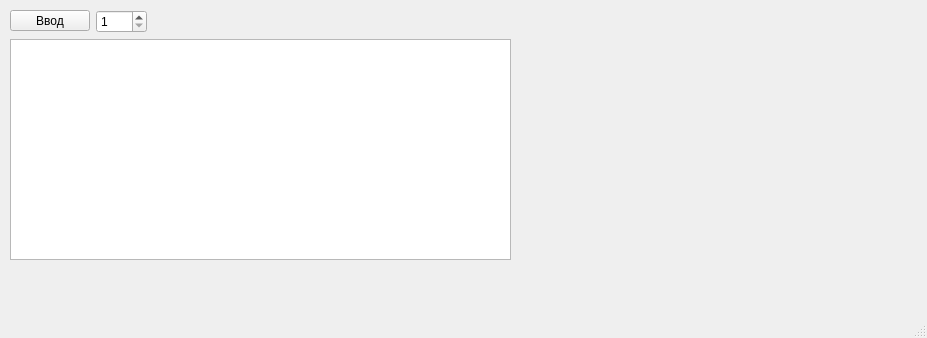
<?xml version="1.0" encoding="UTF-8"?>
<ui version="4.0">
 <class>LabWork1</class>
 <widget class="QMainWindow" name="LabWork1">
  <property name="geometry">
   <rect>
    <x>0</x>
    <y>0</y>
    <width>927</width>
    <height>338</height>
   </rect>
  </property>
  <property name="windowTitle">
   <string>MainWindow</string>
  </property>
  <widget class="QWidget" name="centralwidget">
   <widget class="QPushButton" name="pushButton">
    <property name="geometry">
     <rect>
      <x>10</x>
      <y>10</y>
      <width>80</width>
      <height>21</height>
     </rect>
    </property>
    <property name="text">
     <string>Ввод</string>
    </property>
   </widget>
   <widget class="QTableWidget" name="tableWidget">
    <property name="geometry">
     <rect>
      <x>10</x>
      <y>39</y>
      <width>501</width>
      <height>221</height>
     </rect>
    </property>
   </widget>
   <widget class="QSpinBox" name="spinBox">
    <property name="geometry">
     <rect>
      <x>96</x>
      <y>10</y>
      <width>51</width>
      <height>23</height>
     </rect>
    </property>
    <property name="minimum">
     <number>1</number>
    </property>
    <property name="maximum">
     <number>30</number>
    </property>
    <property name="value">
     <number>1</number>
    </property>
    <property name="displayIntegerBase">
     <number>10</number>
    </property>
   </widget>
  </widget>
  <widget class="QMenuBar" name="menubar">
   <property name="geometry">
    <rect>
     <x>0</x>
     <y>0</y>
     <width>927</width>
     <height>20</height>
    </rect>
   </property>
  </widget>
  <widget class="QStatusBar" name="statusbar"/>
 </widget>
 <resources/>
 <connections>
  <connection>
   <sender>spinBox</sender>
   <signal>valueChanged(int)</signal>
   <receiver>pushButton</receiver>
   <slot>click()</slot>
   <hints>
    <hint type="sourcelabel">
     <x>118</x>
     <y>42</y>
    </hint>
    <hint type="destinationlabel">
     <x>58</x>
     <y>41</y>
    </hint>
   </hints>
  </connection>
 </connections>
</ui>
